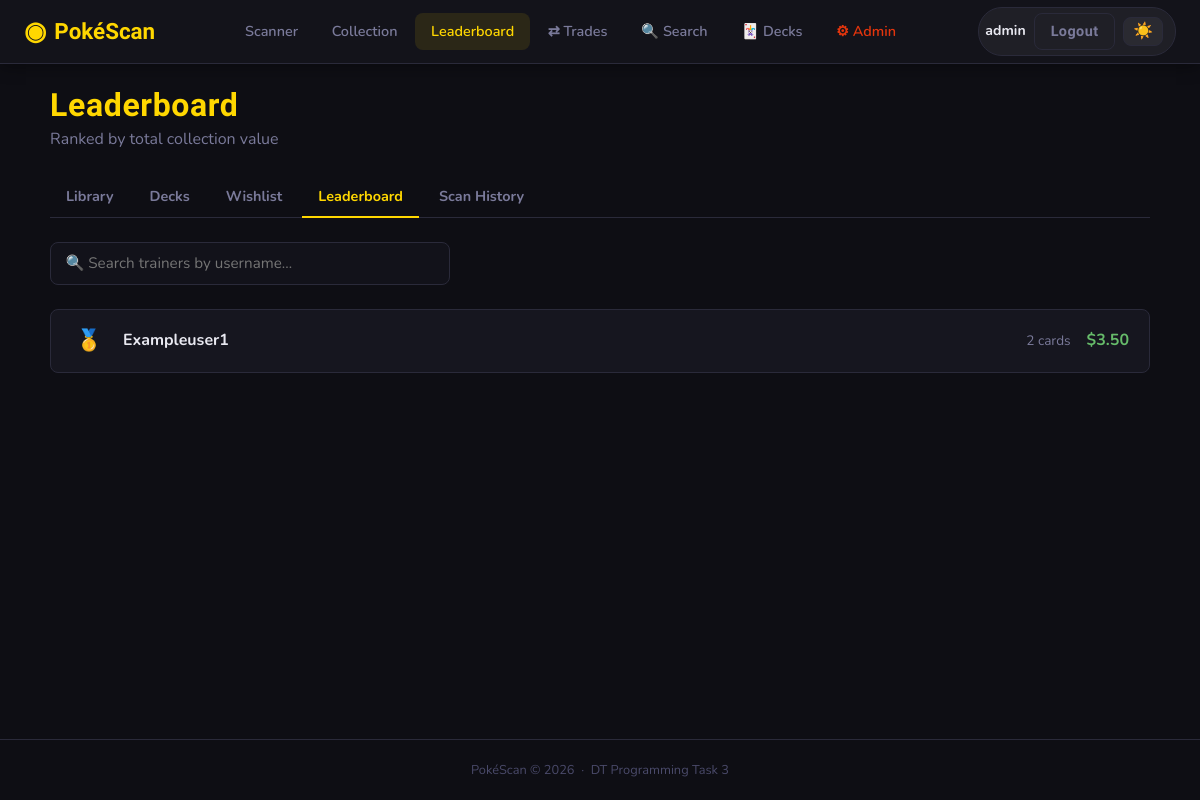
The page /collection/leaderboard (signed in) on the database its author committed.
### app/models.py (models this page shows, shortened)
class User(UserMixin, db.Model):
    __tablename__ = 'users'
    id         = db.Column(db.Integer, primary_key=True)
    username   = db.Column(db.String(80), unique=True, nullable=False)
    email      = db.Column(db.String(120), unique=True, nullable=False)
    password   = db.Column(db.String(256), nullable=False)
    role       = db.Column(db.String(20), nullable=False, default='user')
    created_at = db.Column(db.DateTime, default=datetime.utcnow)
    scans       = db.relationship('Scan',         backref='user', lazy=True, cascade='all, delete-orphan')
    decks       = db.relationship('Deck',         backref='user', lazy=True, cascade='all, delete-orphan')
    wishlist    = db.relationship('WishlistItem', backref='user', lazy=True, cascade='all, delete-orphan')
    @property
    def is_admin(self):
        return self.role == 'admin'
    @property
    def collection_value(self):
        scanned_card_ids = {s.card_id for s in self.scans}
        cards = Card.query.filter(Card.id.in_(scanned_card_ids)).all()
        return round(sum(c.market_value or 0 for c in cards), 2)
    @property
    def unique_card_count(self):
        return len({s.card_id for s in self.scans})

class Scan(db.Model):
    __tablename__ = 'scans'
    id          = db.Column(db.Integer, primary_key=True)
    user_id     = db.Column(db.Integer, db.ForeignKey('users.id'), nullable=False)
    card_id     = db.Column(db.Integer, db.ForeignKey('cards.id'), nullable=False)
    confidence  = db.Column(db.Float, nullable=False)
    scanned_at  = db.Column(db.DateTime, default=datetime.utcnow)

class Card(db.Model):
    __tablename__ = 'cards'
    id              = db.Column(db.Integer, primary_key=True)
    name            = db.Column(db.String(100), nullable=False)
    set_name        = db.Column(db.String(100), nullable=False)
    set_number      = db.Column(db.String(20))
    rarity          = db.Column(db.String(50))          # e.g. "Rare Holo", "Common"
    card_type       = db.Column(db.String(50))          # e.g. "Pokemon", "Trainer", "Energy"
    hp              = db.Column(db.Integer)
    pokemon_type    = db.Column(db.String(50))          # e.g. "Fire", "Water"
    description     = db.Column(db.Text)
    image_url       = db.Column(db.String(500))         # URL to card image
    market_value    = db.Column(db.Float, default=0.0)  # AUD value
    roboflow_class  = db.Column(db.String(100), unique=True, nullable=False)  # Matches Roboflow label exactly
    added_at        = db.Column(db.DateTime, default=datetime.utcnow)
    scans      = db.relationship('Scan',         backref='card', lazy=True)
    deck_cards = db.relationship('DeckCard',     backref='card', lazy=True, cascade='all, delete-orphan')
    wishlist   = db.relationship('WishlistItem', backref='card', lazy=True, cascade='all, delete-orphan')

### app/collection/routes.py (the view)
@collection_bp.route('/leaderboard')
@login_required
def leaderboard():
    users = User.query.filter_by(role='user').all()
    ranked = sorted(users, key=lambda u: u.collection_value, reverse=True)
    return render_template('collection/leaderboard.html', users=ranked)

### app/templates/collection/leaderboard.html (shortened to what this page needs)
{% extends "base.html" %}
{% block content %}
<div class="page-container">
    <div class="page-header">
        <div>
            <h1 class="page-title">Leaderboard</h1>
            <p class="page-subtitle">Ranked by total collection value</p>
        </div>
    </div>
    <div class="sub-nav">
        <a href="{{ url_for('collection.library') }}" class="sub-link">Library</a>
        <a href="{{ url_for('collection.decks') }}" class="sub-link">Decks</a>
        <a href="{{ url_for('collection.wishlist') }}" class="sub-link">Wishlist</a>
        <a href="{{ url_for('collection.leaderboard') }}" class="sub-link active">Leaderboard</a>
        <a href="{{ url_for('collection.scan_history') }}" class="sub-link ">Scan History</a>
    </div>
    <div class="user-search-wrap">
        <input type="text"
               id="userSearch"
               class="form-input"
               placeholder="🔍 Search trainers by username…"
               autocomplete="off">
    </div>
    <div class="leaderboard">
        {% for user in users %}
        <div class="lb-row {% if user.id == current_user.id %}lb-you{% endif %}
                           {% if loop.index == 1 %}lb-gold{% endif %}
                           {% if loop.index == 3 %}lb-bronze{% endif %}">
            <span class="lb-rank">
                {% if loop.index == 1 %}🥇
                {% elif loop.index == 2 %}🥈
                {% elif loop.index == 3 %}🥉
                {% else %}#{{ loop.index }}{% endif %}
            </span>
            <span class="lb-name">
                {{ user.username }}
            </span>
            <span class="lb-cards">{{ user.unique_card_count }} cards</span>
            <span class="lb-value">${{ "%.2f"|format(user.collection_value) }}</span>
        </div>
        {% else %}
        <div class="empty-state">
            <p>No trainers yet — be the first to scan!</p>
        </div>
        {% endfor %}
    </div>
</div>
{% endblock %}

### app/templates/base.html (shortened to what this page needs)
<!DOCTYPE html>
<html lang="en">
<head>
    <link rel="stylesheet" href="{{ url_for('static', filename='css/style.css') }}">
</head>
<body>
<nav class="navbar">
    <a class="nav-brand" href="{{ url_for('scanner.home') }}">
        <span class="brand-icon">◉</span>
        <span>PokéScan</span>
    </a>
    {% if current_user.is_authenticated %}
    <div class="nav-links">
        <a href="{{ url_for('scanner.home') }}"
           class="nav-link {% if request.blueprint == 'scanner' %}active{% endif %}">
            Scanner
        </a>
        <a href="{{ url_for('collection.library') }}"
            class="nav-link {% if request.blueprint == 'collection' and request.endpoint not in ['collection.search_users', 'collection.leaderboard', 'collection.public_decks'] %}active{% endif %}">
            Collection
        </a>
        <a href="{{ url_for('collection.leaderboard') }}"
            class="nav-link {% if request.endpoint == 'collection.leaderboard' %}active{% endif %}">
                Leaderboard
        </a>
        <a href="{{ url_for('trade.inbox') }}"
            class="nav-link {% if request.blueprint == 'trade' %}active{% endif %}">
            ⇄ Trades
        </a>
        <a href="{{ url_for('collection.search_users') }}"
            class="nav-link {% if request.endpoint == 'collection.search_users' %}active{% endif %}">
            🔍 Search
        </a>
        <a href="{{ url_for('collection.public_decks') }}"
            class="nav-link {% if request.endpoint == 'collection.public_decks' or request.endpoint == 'collection.view_public_deck' %}active{% endif %}">
            🃏 Decks
        </a>
        {% if current_user.is_admin %}
        <a href="{{ url_for('admin.dashboard') }}"
           class="nav-link admin-link {% if request.blueprint == 'admin' %}active{% endif %}">
            ⚙ Admin
        </a>
        {% endif %}
    </div>
    <div class="nav-user">
        <a href="{{ url_for('profile.my_profile') }}" class="nav-username">
            {{ current_user.username }}
        </a>
        <a href="{{ url_for('auth.logout') }}" class="btn btn-ghost btn-sm">Logout</a>
        <button class="theme-toggle" id="themeToggle" onclick="toggleTheme()" title="Toggle theme">☀️</button>
    </div>
    {% endif %}
</nav>
<main class="main-content">
    {% block content %}{% endblock %}
</main>
<footer class="footer">
    <p>PokéScan &copy; 2026 &nbsp;·&nbsp; DT Programming Task 3</p>
</footer>
</body>
</html>

### rows shown on the page
User: username "admin"
User: username "Exampleuser1", unique_card_count "2"
Scan: collection_value "3.50"
